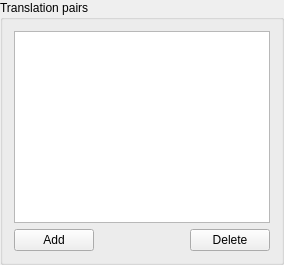
        <widget class="QGroupBox" name="groupBoxTranslationPairs">
         <property name="title">
          <string>Translation pairs</string>
         </property>
         <layout class="QVBoxLayout" name="verticalLayout_35">
          <item>
           <widget class="QTableView" name="listTransDirections">
            <property name="selectionMode">
             <enum>QAbstractItemView::SingleSelection</enum>
            </property>
            <property name="gridStyle">
             <enum>Qt::DotLine</enum>
            </property>
            <property name="wordWrap">
             <bool>false</bool>
            </property>
           </widget>
          </item>
          <item>
           <layout class="QHBoxLayout" name="horizontalLayout_10">
            <item>
             <widget class="QPushButton" name="buttonAddTrDir">
              <property name="text">
               <string>Add</string>
              </property>
             </widget>
            </item>
            <item>
             <spacer name="horizontalSpacer_3">
              <property name="orientation">
               <enum>Qt::Horizontal</enum>
              </property>
              <property name="sizeHint" stdset="0">
               <size>
                <width>40</width>
                <height>20</height>
               </size>
              </property>
             </spacer>
            </item>
            <item>
             <widget class="QPushButton" name="buttonDelTrDir">
              <property name="text">
               <string>Delete</string>
              </property>
             </widget>
            </item>
           </layout>
          </item>
         </layout>
        </widget>
